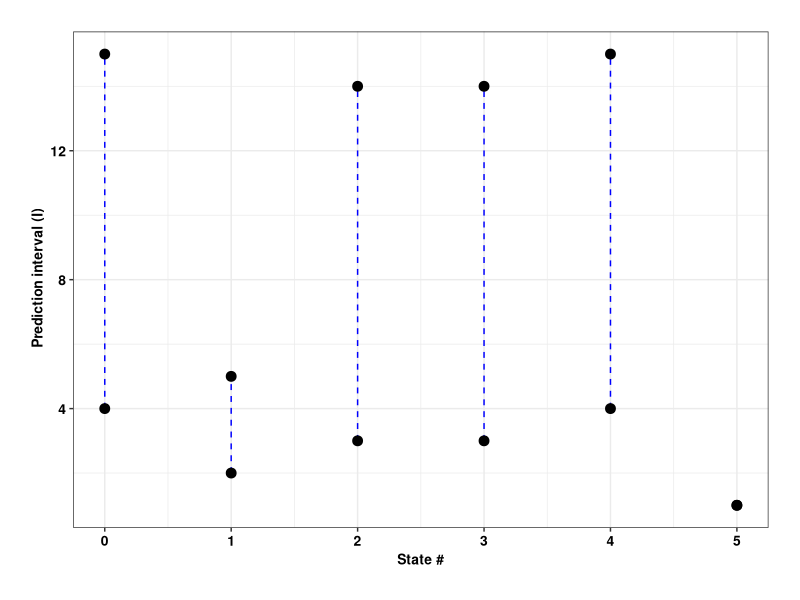

The R source for this figure:

png(file="intervals.png",bg = "transparent",width = 4000, height = 4000, units = "px", res = 800)

df <- data.frame(id=c(0,1,2,3,4,5), min=c(4,2,3,3,4,1), max=c(15,5,14,14,15,1))


#xrange<-range(c(0,5))
#yrange<-range(c(0,16))
#plot(xrange,yrange,type="n",xlab = list("# of future events",font=2,cex=.6),ylab = list("Completion probability",font=2,cex=.6),font.axis=2,font=2,cex.axis=1.2)


library(ggplot2)
ggplot(df, aes(x=id))+
  geom_linerange(aes(ymin=min,ymax=max),linetype=2,color="blue")+
  geom_point(aes(y=min),size=3,color="black")+
  geom_point(aes(y=max),size=3,color="black")+
  theme_bw()+
  theme(plot.margin = unit(c(.8, .8, .8, .8), "cm"),axis.text=element_text(size=10,color = "black",face = "bold"),axis.title = element_text(size=10,color = "black",face = "bold"))+xlab("State #")+ylab(" Prediction interval (I)")

dev.off()